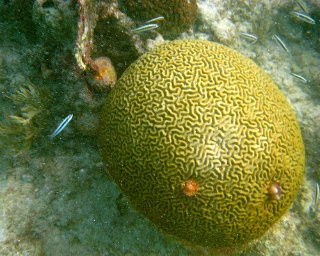
//> input picture Vitis-AI-Library/samples/classification/sample_classification.jpg, 320 x 256 px
$ ./xf_scharr_tb ../../../../../../../../../Vitis-AI-Library/samples/classification/sample_classification.jpg   (built with g++ and OpenCV 4)
//> lines starting //> are read from the running program, lines starting //| are printed output that depends on the picture
// [15 lines of licence text are left out]

#include "common/xf_headers.hpp"
#include "xf_scharr_config.h"

#include "xcl2.hpp"

int main(int argc, char** argv) {
    if (argc != 2) {
        fprintf(stderr, "Invalid Number of Arguments!\nUsage:\n");
        fprintf(stderr, "<Executable Name> <input image path> \n");
        return -1;
    }

    cv::Mat in_img, in_gray;
    cv::Mat c_grad_x, c_grad_y;
    cv::Mat hls_grad_x, hls_grad_y;
    cv::Mat diff_grad_x, diff_grad_y;

// reading in the gray image
#if GRAY
    in_img = cv::imread(argv[1], 0);
#else
    in_img = cv::imread(argv[1], 1);
//> in_img is the input picture: 256 rows x 320 cols, CV_8UC3; mean B, G, R 61.5, 118.7, 108.9
#endif

#if GRAY
#define PTYPE CV_8UC1 // Should be CV_16S when ddepth is CV_16S
#else
#define PTYPE CV_8UC3 // Should be CV_16S when ddepth is CV_16S
#endif

    if (in_img.data == NULL) {
        fprintf(stderr, "Cannot open image\n");
        return 0;
    }

    typedef unsigned char TYPE; // short int TYPE; //

    // create memory for output images
    c_grad_x.create(in_img.rows, in_img.cols, PTYPE);
    c_grad_y.create(in_img.rows, in_img.cols, PTYPE);
    hls_grad_x.create(in_img.rows, in_img.cols, PTYPE);
    hls_grad_y.create(in_img.rows, in_img.cols, PTYPE);
    diff_grad_x.create(in_img.rows, in_img.cols, PTYPE);
    diff_grad_y.create(in_img.rows, in_img.cols, PTYPE);

    ////////////    Opencv Reference    //////////////////////
    int scale = 1;
    int delta = 0;
    int ddepth = -1; // CV_16S;//

    Scharr(in_img, c_grad_x, ddepth, 1, 0, scale, delta, cv::BORDER_CONSTANT);
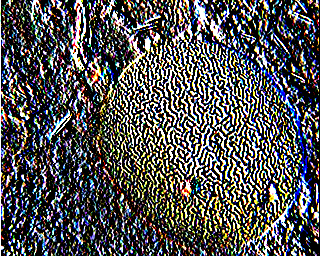
//> c_grad_x: 256 rows x 320 cols, CV_8UC3; mean B, G, R 83.2, 82.6, 83
    Scharr(in_img, c_grad_y, ddepth, 0, 1, scale, delta, cv::BORDER_CONSTANT);
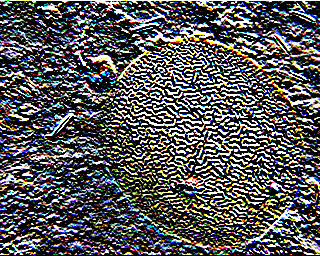
//> c_grad_y: 256 rows x 320 cols, CV_8UC3; mean B, G, R 85.2, 85.3, 85.6

    imwrite("out_ocvx.jpg", c_grad_x);
    imwrite("out_ocvy.jpg", c_grad_y);

    /////////////////////////////////////// CL ////////////////////////

    int height = in_img.rows;
//> height = 256
    int width = in_img.cols;
//> width = 320

//> (the run ends here: the program needs code that is not available in this run, at `std::vector<cl::Device> devices = xcl::get_xil_devices();`)
